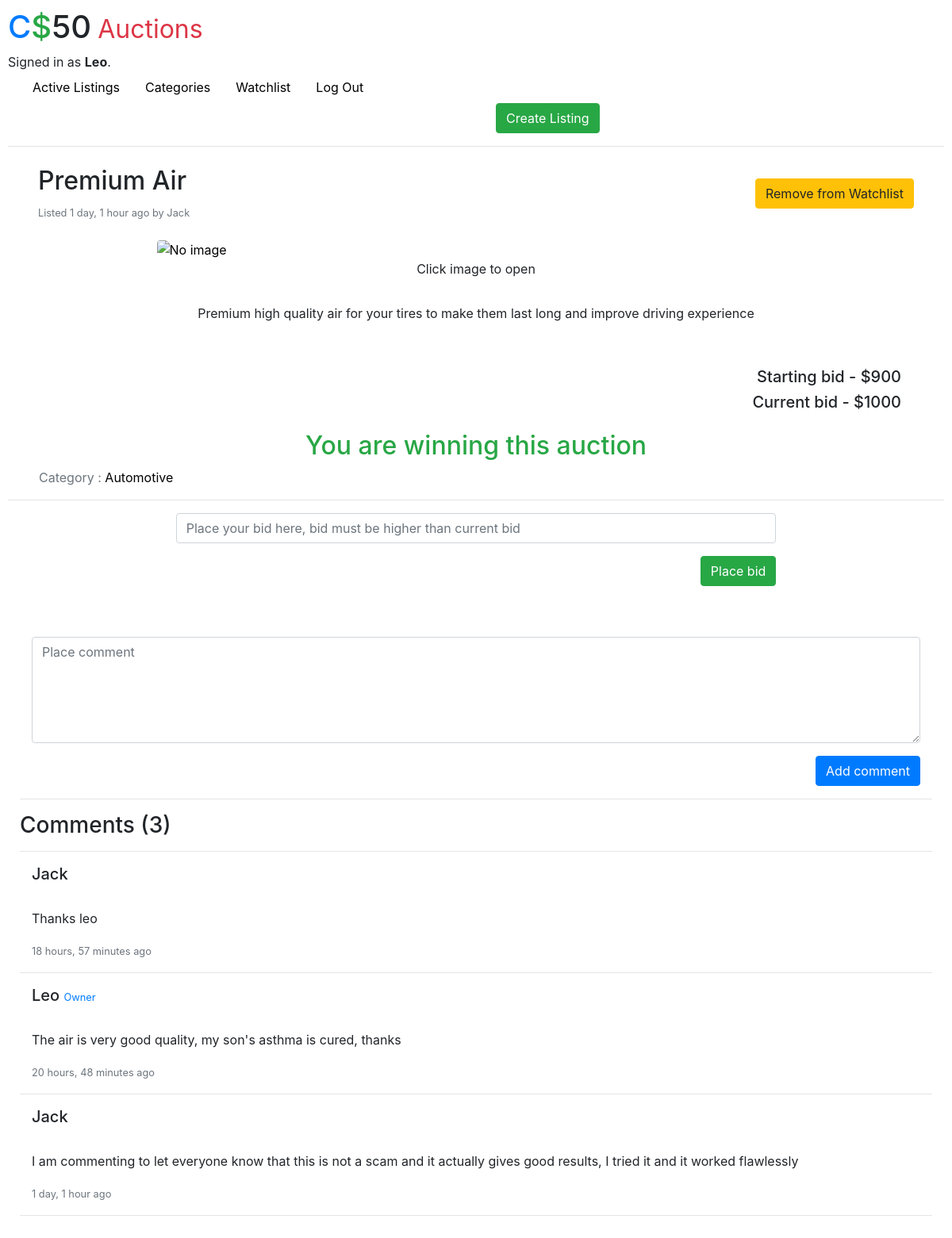
Screenshot of /1 (signed in) with the database file from the repository.
### auctions/models.py (models this page shows, shortened)
class User(AbstractUser):
    pass

class auction_listing(models.Model):
    title = models.CharField(max_length=80)
    description = models.TextField(max_length=600)
    owner = models.ForeignKey(User,on_delete=models.CASCADE,related_name="user_listings")
    starting_bid = models.IntegerField()
    image = models.URLField(blank=True)
    category = models.CharField(choices=Categories,max_length=100,default='Other')
    listing_time = models.DateTimeField(auto_now_add=True)
    open = models.BooleanField(default=True)

class comment(models.Model):
    comment_text = models.TextField(max_length=500)
    commenter = models.ForeignKey(User,on_delete=models.CASCADE,related_name="comments")
    listing = models.ForeignKey(auction_listing,on_delete=models.CASCADE,related_name="commented_listings")
    comment_time = models.DateTimeField(auto_now_add=True)

### auctions/views.py (the view)
# urls.py: path("<int:listing_id>",views.display_listing,name="display"),
def display_listing(request, listing_id):
    listing = auction_listing.objects.get(pk=listing_id)
    bids = bid.objects.filter(listing=listing)
    try:
        max_bid_amount = bid.objects.filter(listing=listing).aggregate(Max("amount"))[
            "amount__max"
        ]
        winner_bid = bid.objects.get(amount=max_bid_amount)
        winner = User.objects.get(bids=winner_bid)
    except:
        max_bid_amount = listing.starting_bid
        winner_bid = listing.starting_bid
        winner = None
    comments = comment.objects.filter(listing=listing).order_by('-comment_time')
    if request.user.is_authenticated:
        if watchlist.objects.filter(user=request.user, listing=listing).count() == 1:
            in_watchlist = True
        elif watchlist.objects.filter(user=request.user, listing=listing).count() == 0:
            in_watchlist = False
        else:
            return HttpResponse(
                "<br><br><br><center><h1>Something went really wrong 118</h1></center>"
            )
    return render(
        request,
        "auctions/listing.html",
        {
            "listing": listing,
            "current_time": get_saudi_time(),
            "comments": comments,
            "current_bid": max_bid_amount,
            "bids": bids,
            "winner": winner,
            "in_watchlist": in_watchlist,
        },
    )

### auctions/views.py (called while the page is built)
def get_saudi_time():
    now = datetime.datetime.now()
    my_timezone_adjustment = datetime.timedelta(hours=3)
    now = now - my_timezone_adjustment
    now = now.replace(tzinfo=datetime.timezone.utc)
    return now

### auctions/templates/auctions/listing.html (shortened to what this page needs)
{% extends "auctions/layout.html" %}
{% block body %}
<div class="container-fluid">
    <div class="px-2 my-4 d-flex">
        <div class="col-8 text-left">
            <h2>{{listing.title}}</h2>
            <small class="text-muted">Listed {{listing.listing_time | timesince:current_time}} ago by
                {{listing.owner.username}}</small>
        </div>
        <div class="col-4 container-fluid text-right my-3">
            {% if not in_watchlist %}
            <form action="{% url 'add_to_watchlist'%}" method="post">
                {% csrf_token %}
                <input type="hidden" name="listing_id" value="{{listing.id}}">
                <button type="submit" class="btn btn-info">Add to Watchlist</button>
            </form>
            {% else %}
            <form action="{% url 'remove_from_watchlist'%}" method="post">
                <button type="submit" class="btn btn-warning">Remove from Watchlist</button>
            </form>
            {% endif %}
        </div>
    </div>
    <div class="my-2">
        <a href="{{listing.image}}" target="blank">
            <img src="{{listing.image}}" alt="No image" class="rounded mx-auto d-block" width="70%">
        </a>
        <center>Click image to open</center>
    </div>
    <div class="container text-center my-3 py-3">
        <p>{{listing.description}}</p>
    </div>
    <div class="text-right py-2 my-2 container-fluid">
        <h5 class="mx-4">Starting bid - ${{listing.starting_bid}}</h5>
        <h5 class="mx-4">Current bid - ${{current_bid}}</h5>
    </div>
    {% if user.is_authenticated %}
    {% if user == winner %}
    <div class="container-fluid text-center">
        {% if listing.open %}
        <h2 class="text-success">You are winning this auction</h2>
        {% else %}
        <h2 class="text-success">You have won this auction</h2>
        {% endif %}
    </div>
    {% endif %}
    {% endif %}
    <div class="text-muted px-4">
        Category : <a href="{% url 'show_category' listing.category %} ">{{listing.category}}</a>
    </div>
</div>
<hr>
<div class="container-fluid mt-3 col-8">
    {% if user.is_authenticated %}
    {% if listing.open %}
    <form action="{% url 'place_bid' %}" method="post">
        <div>
            <input type="number" step="1" name="amount" class="form-control" required min='{{current_bid | add:"1"}}'
                placeholder="Place your bid here, bid must be higher than current bid">
        </div>
        <div class="text-right">
            <button type="submit" class="btn btn-success my-3">Place bid</button>
        </div>
    </form>
    {% else %}
    <div class="text-center text-danger pd-3">
        <h4>Listing closed</h4>
    </div>
    {% endif %}
    {% endif %}
</div>
<div class="container-fluid my-5">
    {% if listing.open %}
    <div class="my-3 container-fluid">
        {% if user.is_authenticated %}
        <form action="{% url 'add_comment'%}" method="post">
            <div>
                <textarea class="form-control" name="comment" cols="30" rows="5" required
                    placeholder="Place comment"></textarea>
            </div>
            <div class="text-right my-3">
                <button type="submit" class="btn btn-primary">
                    Add comment
                </button>
        </form>
        {% else %}
        <div class="pd-3 text-center">
            <h4><a href="{% url 'login' %}">Login </a> To Leave Comments And Place Bids</h4>
        </div>
        {% endif %}
    </div>
    {% endif %}
</div>
<hr>
<h3>Comments ({{comments.count}})</h3>
<hr>
{% for comment in comments %}
<div class="container-fluid my-2">
    <h5>
        {{comment.commenter.username}}
        {% if comment.commenter == user %}
        <small><small class="text-primary">Owner</small></small>
        {% endif %}
    </h5><br>
    <p>
        {{comment.comment_text}}
    </p>
    <small class="text-muted">{{comment.comment_time | timesince:current_time}} ago</small>
</div>
<hr>
{% endfor %}
{% endblock %}

### auctions/templates/auctions/layout.html (shortened to what this page needs)
{% load static %}
<!DOCTYPE html>
<html lang="en">
<head>
    <link rel="stylesheet" href="https://stackpath.bootstrapcdn.com/bootstrap/4.4.1/css/bootstrap.min.css"
>
    <link href="{% static 'auctions/styles.css' %}" rel="stylesheet">
</head>
<body>
    <h1><span class="text-primary">C</span><span class="text-success">$</span>50<span
            class="text-danger mx-2"><small>Auctions</small></span></h1>
    <div>
        {% if user.is_authenticated %}
        Signed in as <strong>{{ user.username }}</strong>.
        {% else %}
        Not signed in.
        {% endif %}
    </div>
    <div class="container-fluid d-flex">
    <ul class="nav">
        <li class="nav-item">
            <a class="nav-link" style="color:black" href="{% url 'index' %}">Active Listings</a>
        </li>
        <li class="nav-item">
            <a class="nav-link" style="color:black" href="{% url 'all_categories' %}">Categories</a>
        </li>
        {% if user.is_authenticated %}
        <li class="nav-item">
            <a class="nav-link" style="color:black" href="{% url 'show_watchlist' %}">Watchlist</a>
        </li>
        <li class="nav-item ">
            <a class="nav-link" style="color:black" href="{% url 'logout' %}">Log Out</a>
        </li>
        <li class="nav-item d-flex" style="margin-left:50vw;">
            <a href="{% url 'create_listing' %}">
                <button class="btn btn-success">
                    Create Listing
                </button>
            </a>
        </li>
        {% endif %}
    </ul>
    </div>
    <hr>
    {% block body %}
    {% endblock %}
</body>
</html>

### auctions/static/auctions/styles.css (style rules this page uses)
body { padding: 10px; }
.nav-link { color:black; }

### auctions/templates/auctions/layout.html (style rules this page uses)
a { color:black; }

### rows the page displays
User: username "Leo"
auction_listing: title "Premium Air", listing_time "1 day, 1 hour", owner.username "Jack", description "Premium high quality air for your tires to make them last long and improve driving experience", starting_bid "900", category "Automotive"
comment: commenter.username "Jack", comment_text "Thanks leo", comment_time "18 hours, 57 minutes"
comment: commenter.username "Leo", shows "Owner", comment_text "The air is very good quality, my son's asthma is cured, thanks", comment_time "20 hours, 48 minutes"
comment: commenter.username "Jack", comment_text "I am commenting to let everyone know that this is not a scam and it actually gives good results, I tried it and it worked flawlessly", comment_time "1 day, 1 hour"

### other values shown
{{ current_bid }} "1000"
{{ comments.count }} "3"
